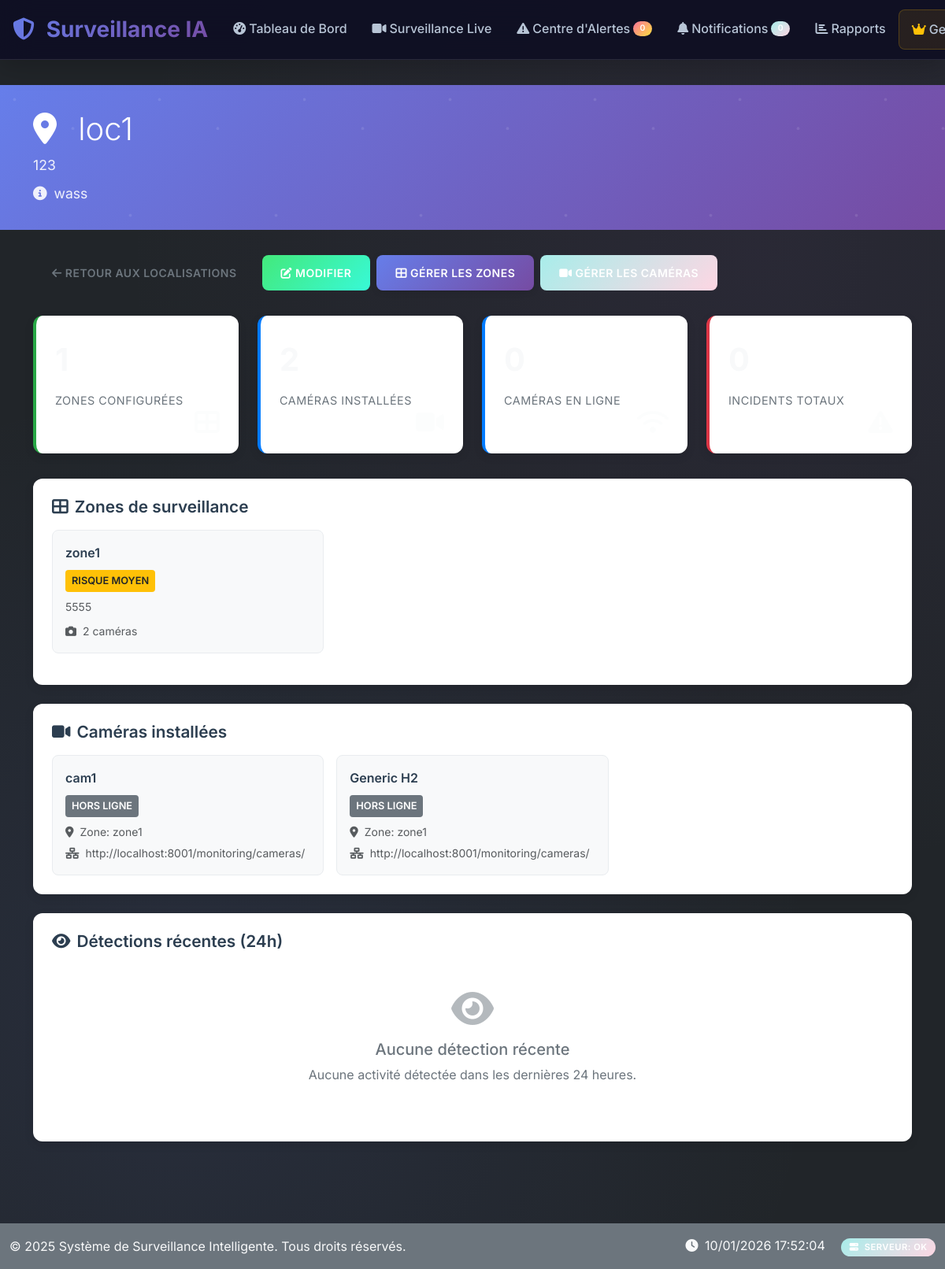
The app's page /monitoring/locations/4/ (signed in), older data.
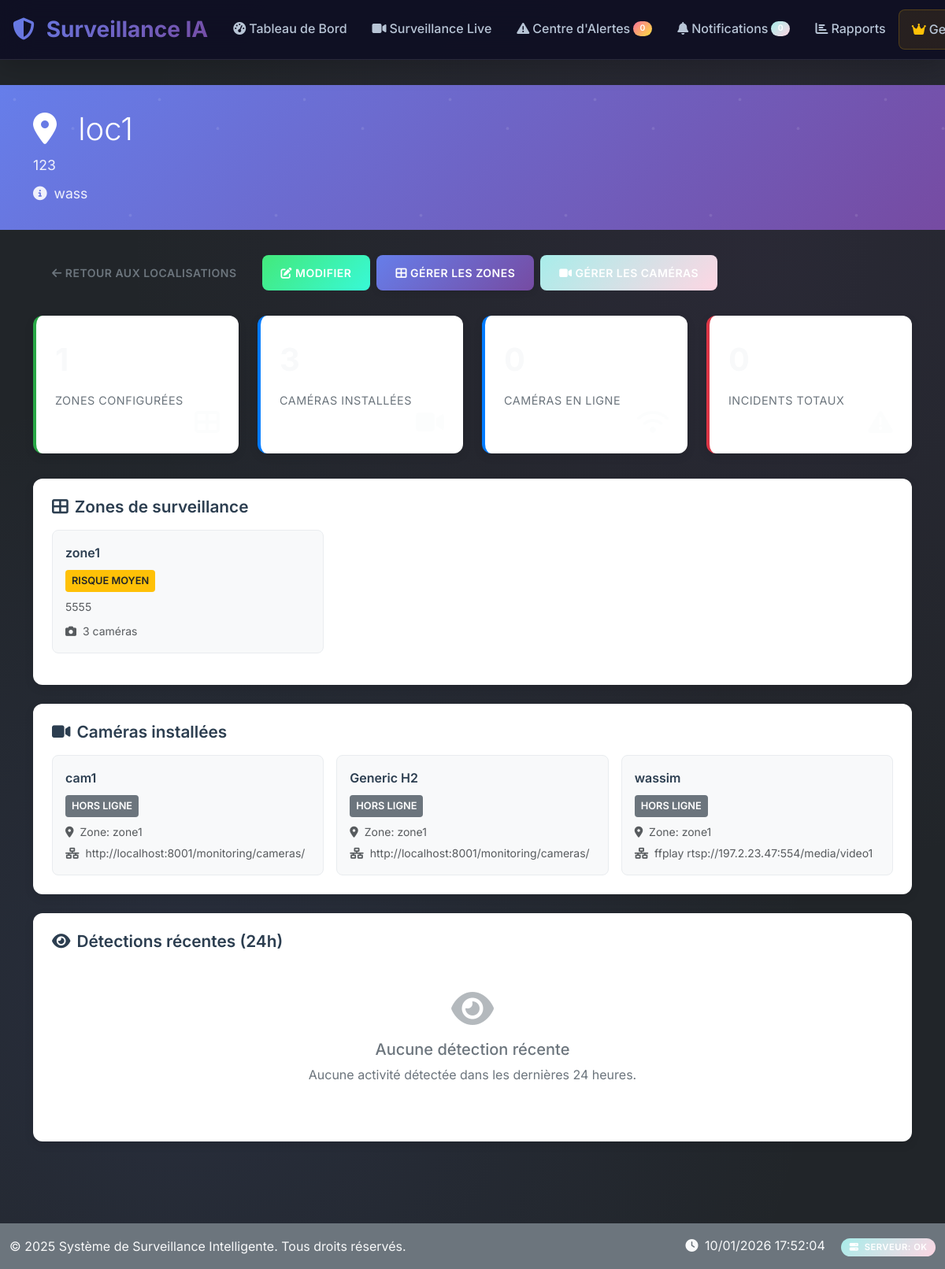
The same page, newer data.
### monitoring/models.py (models this page shows, shortened)
class Zone(models.Model):
    RISK_LEVELS = [
        ('high', 'Risque élevé'),
        ('medium', 'Risque moyen'),
        ('low', 'Risque faible'),
    ]
    location = models.ForeignKey(Location, on_delete=models.CASCADE, related_name='zones')
    name = models.CharField(max_length=100, verbose_name="Nom de la zone")
    risk_level = models.CharField(max_length=10, choices=RISK_LEVELS, default='medium')
    coordinates = models.JSONField(help_text="Coordonnées de la zone [x1,y1,x2,y2]")
    description = models.TextField(blank=True)
    is_active = models.BooleanField(default=True)
    class Meta:
        verbose_name = "Zone"
        verbose_name_plural = "Zones"

class Camera(models.Model):
    STATUS_CHOICES = [
        ('online', 'En ligne'),
        ('offline', 'Hors ligne'),
        ('maintenance', 'Maintenance'),
        ('error', 'Erreur'),
    ]
    location = models.ForeignKey(Location, on_delete=models.CASCADE, related_name='cameras')
    zone = models.ForeignKey(Zone, on_delete=models.CASCADE, related_name='cameras')
    name = models.CharField(max_length=100, verbose_name="Nom de la caméra")
    ip_address = models.CharField(max_length=255, verbose_name="Adresse IP ou URL", help_text="Adresse IP (ex: 192.168.1.100) ou URL complète")
    port = models.PositiveIntegerField(default=554)
    username = models.CharField(max_length=100, blank=True)
    password = models.CharField(max_length=100, blank=True)
    stream_url = models.URLField(help_text="URL de streaming RTSP/HTTP")
    status = models.CharField(max_length=20, choices=STATUS_CHOICES, default='offline')
    resolution = models.CharField(max_length=20, default='1920x1080')
    fps = models.PositiveIntegerField(default=30)
    last_seen = models.DateTimeField(null=True, blank=True)
    is_ai_enabled = models.BooleanField(default=True, verbose_name="IA activée")
    created_at = models.DateTimeField(auto_now_add=True)
    class Meta:
        verbose_name = "Caméra"
        verbose_name_plural = "Caméras"

### monitoring/views.py (the view)
# urls.py: path('locations/<int:location_id>/', views.location_detail, name='location_detail'),
@login_required
def location_detail(request, location_id):
    location_filter = {}
    if hasattr(request, 'current_company') and request.current_company:
        location_filter['company'] = request.current_company
    location = get_object_or_404(Location, id=location_id, **location_filter)
    zones = location.zones.filter(is_active=True)
    cameras = Camera.objects.filter(location=location)
    incidents = location.incidents.all()
    now = timezone.now()
    recent_detections = DetectionEvent.objects.filter(
        camera__location=location,
        detected_at__gte=now - timedelta(hours=24)
    ).order_by('-detected_at')[:10]
    context = {
        'location': location,
        'zones': zones,
        'cameras': cameras,
        'incidents': incidents,
        'recent_detections': recent_detections,
        'stats': {
            'total_zones': zones.count(),
            'total_cameras': cameras.count(),
            'online_cameras': cameras.filter(status='online').count(),
            'total_incidents': incidents.count(),
            'recent_detections': recent_detections.count(),
        }
    }
    return render(request, 'monitoring/location_detail.html', context)

### companies/models.py (called while the page is built)
    @property
    def is_owner(self):
        return self.role == 'owner'

    @property
    def is_manager(self):
        return self.role == 'manager'

    def get_accessible_subcompanies(self):
        if self.is_owner:
            return SubCompany.objects.filter(is_active=True)
        elif self.is_manager:
            assigned_subcompanies = self.subcompanies.filter(is_active=True)
            if assigned_subcompanies.exists():
                return assigned_subcompanies
            else:
                return self.company.subcompanies.filter(is_active=True)
        else:
            return self.subcompanies.filter(is_active=True)

### templates/monitoring/location_detail.html (shortened to what the changed rows need)
{% extends 'base.html' %}
{% load static %}
{% block content %}
<div class="location-header">
    <div class="container">
        <h1>
            <i class="fas fa-map-marker-alt me-3"></i>
            {{ location.name }}
        </h1>
    </div>
</div>
<div class="container">
    <div class="content-section">
        {% if zones %}
            <div class="zone-grid">
                {% for zone in zones %}
                    <div class="zone-item">
                        <div class="zone-name">{{ zone.name }}</div>
                        <div class="mb-2">
                            <span class="zone-risk risk-{{ zone.risk_level }}">
                                {{ zone.get_risk_level_display }}
                            </span>
                        </div>
                        {% if zone.description %}
                            <p class="small text-muted mb-2">{{ zone.description|truncatechars:80 }}</p>
                        {% endif %}
                        <div class="small text-muted">
                            <i class="fas fa-camera me-1"></i>
                            {{ zone.cameras.count }} caméra{{ zone.cameras.count|pluralize }}
                        </div>
                    </div>
                {% endfor %}
            </div>
        {% endif %}
    </div>
    <div class="content-section">
        {% if cameras %}
            <div class="camera-grid">
                {% for camera in cameras %}
                    <div class="camera-item">
                        <div class="camera-name">{{ camera.name }}</div>
                        <div class="mb-2">
                            <span class="camera-status status-{{ camera.status }}">
                                {{ camera.get_status_display }}
                            </span>
                        </div>
                        <div class="small text-muted mb-1">
                            <i class="fas fa-map-marker-alt me-1"></i>
                            Zone: {{ camera.zone.name }}
                        </div>
                        <div class="small text-muted">
                            <i class="fas fa-network-wired me-1"></i>
                            {{ camera.ip_address }}
                        </div>
                    </div>
                {% endfor %}
            </div>
        {% endif %}
    </div>
</div>
{% endblock %}

Row changes from the older to the newer data that the page shows:
computed for Zone "zone1": cameras.count "2" → "3"
added Camera: name "wassim", status "HORS LIGNE", zone.name "zone1", ip_address "ffplay rtsp://197.2.23.47:554/media/video1"
